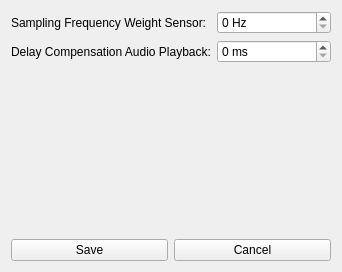
<?xml version="1.0" encoding="UTF-8"?>
<ui version="4.0">
 <class>Form</class>
 <widget class="QWidget" name="Form">
  <property name="geometry">
   <rect>
    <x>0</x>
    <y>0</y>
    <width>342</width>
    <height>272</height>
   </rect>
  </property>
  <property name="windowTitle">
   <string>Form</string>
  </property>
  <layout class="QVBoxLayout" name="verticalLayout">
   <item>
    <layout class="QGridLayout" name="gridLayout">
     <item row="0" column="0">
      <widget class="QLabel" name="sampFreqLabel">
       <property name="text">
        <string>Sampling Frequency Weight Sensor:</string>
       </property>
      </widget>
     </item>
     <item row="0" column="1">
      <widget class="QSpinBox" name="sampFreqSpinBox">
       <property name="suffix">
        <string> Hz</string>
       </property>
       <property name="maximum">
        <number>100</number>
       </property>
      </widget>
     </item>
     <item row="1" column="0">
      <widget class="QLabel" name="delayCompLabel">
       <property name="text">
        <string>Delay Compensation Audio Playback:</string>
       </property>
      </widget>
     </item>
     <item row="1" column="1">
      <widget class="QSpinBox" name="delayCompSpinBox">
       <property name="suffix">
        <string> ms</string>
       </property>
       <property name="maximum">
        <number>1000</number>
       </property>
      </widget>
     </item>
    </layout>
   </item>
   <item>
    <spacer name="verticalSpacer">
     <property name="orientation">
      <enum>Qt::Vertical</enum>
     </property>
     <property name="sizeHint" stdset="0">
      <size>
       <width>20</width>
       <height>40</height>
      </size>
     </property>
    </spacer>
   </item>
   <item>
    <layout class="QHBoxLayout" name="horizontalLayout">
     <item>
      <widget class="QPushButton" name="saveButton">
       <property name="text">
        <string>Save</string>
       </property>
      </widget>
     </item>
     <item>
      <widget class="QPushButton" name="cancelButton">
       <property name="text">
        <string>Cancel</string>
       </property>
      </widget>
     </item>
    </layout>
   </item>
  </layout>
 </widget>
 <resources/>
 <connections/>
</ui>
